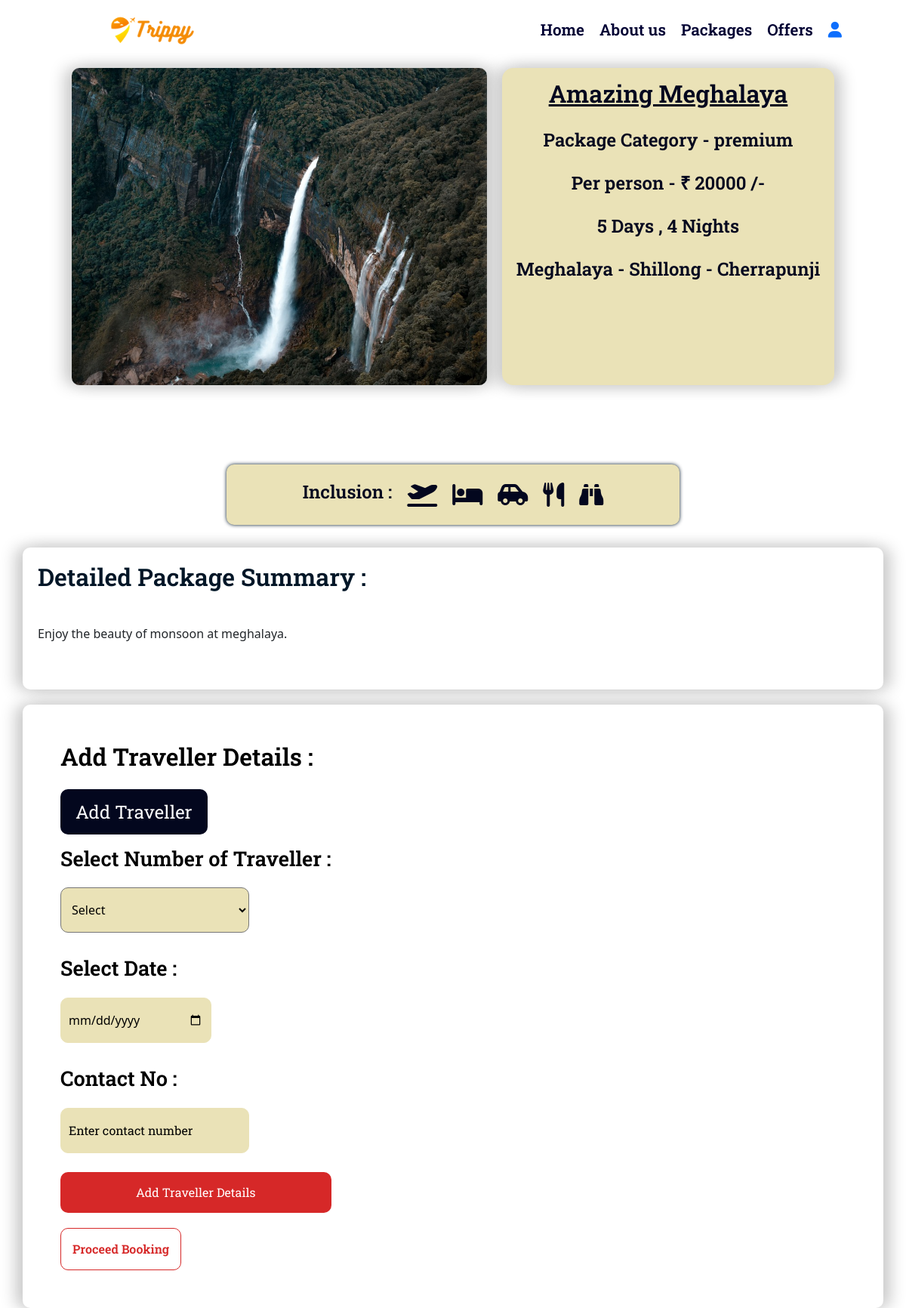
Screenshot of /bookingpage.php?id=33 (signed in) with the database file from the repository.
### tables this page shows
CREATE TABLE `package_info` (
  `id` int(10) NOT NULL,
  `package_name` varchar(100) NOT NULL,
  `package_price` varchar(100) NOT NULL,
  `day` varchar(10) NOT NULL,
  `night` varchar(100) NOT NULL,
  `package_image` varchar(100) NOT NULL,
  `classification` varchar(100) NOT NULL,
  `category` varchar(100) NOT NULL,
  `location` varchar(100) NOT NULL,
  `package_desc` varchar(10000) NOT NULL
);

### bookingpage.php (the view, shortened to what this page needs)
<!DOCTYPE html>
<html lang="en">
<head>
    <link href="https://cdn.jsdelivr.net/npm/bootstrap@5.0.2/dist/css/bootstrap.min.css" rel="stylesheet"
>
    <link rel="stylesheet" href="css files/bookingpagestyle.css">
</head>
<body>
    <nav>
        <div class="main-nav">
            <div class="logo">
                <img src="image assets/logo.png" alt="">
            </div>
            <div class="navlinks" id="navlinks">
                <ul>
                    <li><a href="home.php" class="links">Home</a></li>
                    <li><a href="about.html" class="links">About us</a></li>
                    <li><a href="#" class="links">Packages</a></li>
                    <li><a href="#" class="links">Offers</a></li>
                    <li><a href="profile.php" class="profile"><i class="fa-solid fa-user"></i></a></li>
                </ul>
            </div>
        </div>
    </nav>
    <div class="desc-header-section">
        <?php
        $connect=mysqli_connect("localhost","root","","tour_and_travels");
        $packid=$_GET['id'];
        $select="SELECT * FROM package_info where id='$packid'";
        $result=$connect->query($select);
        $data=$result->fetch_assoc();
         ?>
        <img src="admin/package images/<?php echo $data['package_image']; ?>" alt="">
        <div class="short-details">
            <h2 class="pack-name"><?php echo $data['package_name']; ?></h2>
            <h2 class="pack-type">Package Category - <?php echo $data['category']; ?></h2>
            <h2 class="price">Per person - ₹ <?php echo $data['package_price']; ?> /-</h2>
            <h2 class="duration"><?php echo $data['day']; ?> Days , <?php echo $data['night']; ?> Nights</h2>
            <h2 class="places"><?php echo $data['location']; ?></h2>
        </div>
    </div>
    <div class="service">
        <div class="include">
            <h3>Inclusion : </h3>
            <i class="fa-solid fa-plane-departure"></i>
            <i class="fa-solid fa-bed"></i>
            <i class="fa-solid fa-car-side"></i>
            <i class="fa-solid fa-utensils"></i>
            <i class="fa-solid fa-binoculars"></i>
        </div>
    </div>
    <div class="description container">
        <h1>Detailed Package Summary : </h1>
        <p class="desc"><?php echo $data['package_desc']; ?></p>
    </div>
    <div class="details-add-section container">
        <div class="addoption">
            <h1>Add Traveller Details :</h1>
            <button onclick="addTraveller()">Add Traveller</button>
        </div>
        <form id="detailsform" method="POST">
            <h2>Select Number of Traveller :</h2>
            <select name="quantity" id="quantity">
                <option value="">Select</option>
            </select>
            <h2>Select Date :</h2>
            <input type="date" name="date" id="date">
            <h2>Contact No :</h2>
            <input type="text" name="tnumber" id="tnum" placeholder="Enter contact number">
            <input type="button" value="Add Traveller Details" id="btn" onclick="sendDetails()">
        </form>
        <a href="reviewbookingpage.php?id=<?php echo $data['id'];?>" id="proceedBtn">Proceed Booking</a>
      </div>
</body>
</html>

### rows the page displays
package_info: package_image (picture), package_name "Amazing Meghalaya", category "premium", package_price "20000", day "5", night "4", location "Meghalaya - Shillong - Cherrapunji", package_desc "Enjoy the beauty of monsoon at meghalaya."
